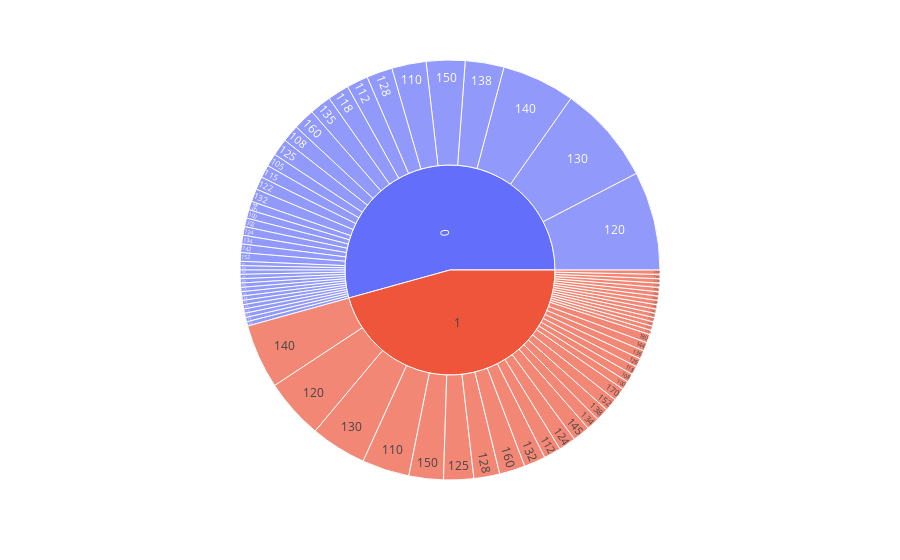

Write notebook code for a chart like this one.
### Code cell
px.sunburst(heart_df,path=['HeartDisease','resting_blood_pressure'])

### Figure 1 — Plotly figure (JSON) as saved in the notebook; plotly's stock layout.template omitted (floating-point values rounded to 4 significant figures)
{"data": [{"branchvalues": "total", "domain": {"x": [0, 1], "y": [0, 1]}, "hovertemplate": "labels=%{label}<br>count=%{value}<br>parent=%{parent}<br>id=%{id}<extra></extra>", "ids": ["0/94", "0/100", "1/100", "0/101", "0/102", "0/104", "0/105", "0/106", "0/108", "1/108", "0/110", "1/110", "0/112", "1/112", "1/114", "0/115", "1/117", "0/118", "1/118", "0/120", "1/120", "0/122", "1/122", "1/123", "0/124", "1/124", "0/125", "1/125", "0/126", "1/126", "0/128", "1/128", "0/129", "0/130", "1/130", "0/132", "1/132", "0/134", "1/134", "0/135", "1/135", "0/136", "1/136", "0/138", "1/138", "0/140", "1/140", "0/142", "1/142", "1/144", "0/145", "1/145", "0/146", "1/146", "0/148", "1/148", "0/150", "1/150", "0/152", "1/152", "1/154", "0/155", "0/156", "0/160", "1/160", "1/164", "1/165", "0/170", "1/170", "0/172", "1/174", "0/178", "1/178", "0/180", "1/180", "1/192", "1/200", "0", "1"], "labels": ["94", "100", "100", "101", "102", "104", "105", "106", "108", "108", "110", "110", "112", "112", "114", "115", "117", "118", "118", "120", "120", "122", "122", "123", "124", "124", "125", "125", "126", "126", "128", "128", "129", "130", "130", "132", "132", "134", "134", "135", "135", "136", "136", "138", "138", "140", "140", "142", "142", "144", "145", "145", "146", "146", "148", "148", "150", "150", "152", "152", "154", "155", "156", "160", "160", "164", "165", "170", "170", "172", "174", "178", "178", "180", "180", "192", "200", "0", "1"], "name": "", "parents": ["0", "0", "1", "0", "0", "0", "0", "0", "0", "1", "0", "1", "0", "1", "1", "0", "1", "0", "1", "0", "1", "0", "1", "1", "0", "1", "0", "1", "0", "1", "0", "1", "0", "0", "1", "0", "1", "0", "1", "0", "1", "0", "1", "0", "1", "0", "1", "0", "1", "1", "0", "1", "0", "1", "0", "1", "0", "1", "0", "1", "1", "0", "0", "0", "1", "1", "1", "0", "1", "0", "1", "0", "1", "0", "1", "1", "1", "", ""], "type": "sunburst", "values": [2, 2, 2, 1, 2, 1, 3, 1, 4, 2, 8, 11, 5, 4, 1, 3, 1, 5, 2, 23, 14, 3, 1, 1, 2, 4, 4, 7, 1, 2, 6, 6, 1, 23, 13, 3, 5, 2, 3, 5, 1, 1, 2, 9, 3, 17, 15, 2, 1, 2, 1, 4, 1, 1, 1, 1, 9, 8, 2, 3, 1, 1, 1, 5, 6, 1, 1, 1, 3, 1, 1, 1, 1, 1, 2, 1, 1, 164, 138]}], "layout": {"autosize": true, "legend": {"tracegroupgap": 0}, "margin": {"t": 60}}}
